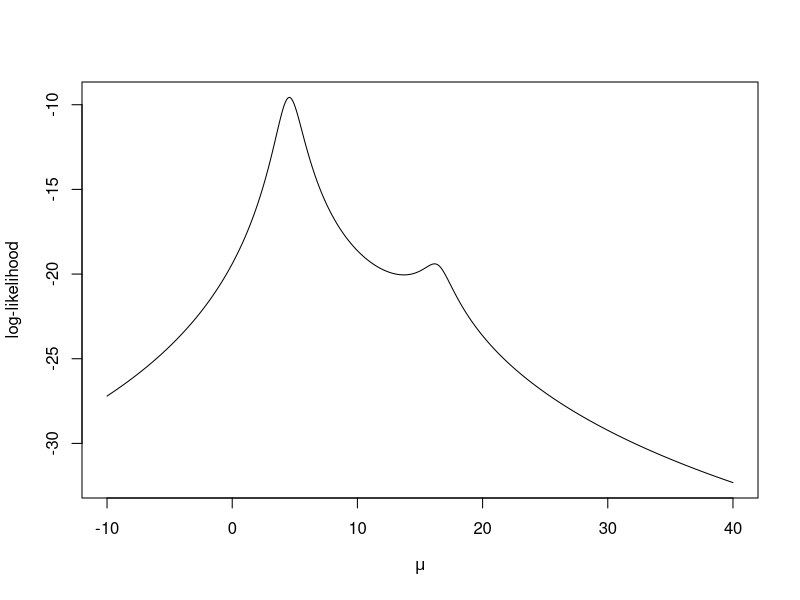
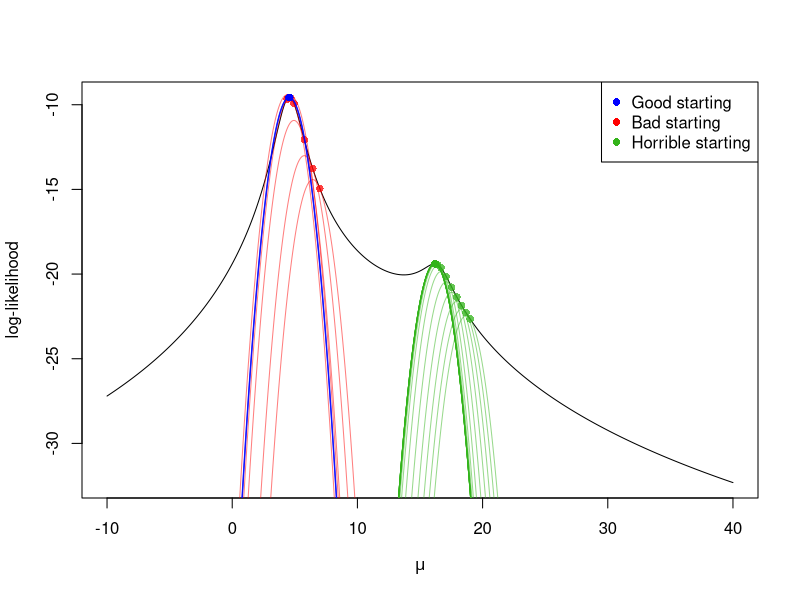
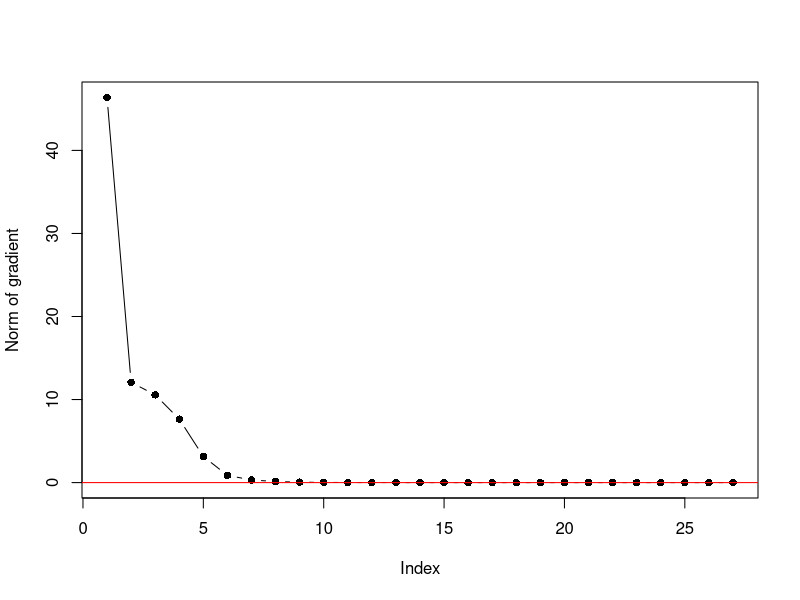

The R source for these figures, in order:
################################################
## MLE for location Cauchy distribution using
## Gradient Ascent method
## We will plot the likelihood as well
## and the quadratic approximations
################################################
set.seed(1)
mu.star <- 5  # Setting true mu
n <- 4  # sample size
X <- rt(n, df = 1) + mu.star

## Function calculates  the log-likelihood
log.like <- function(mu, X)
{
  n <- length(X)
  rtn <- -n*log(pi) - sum( log(1 + (X - mu)^2) )
  return(rtn)
}

mu.x <- seq(-10, 40, length = 1e3)  # A sequence of mu's 
ll.est <- sapply(mu.x, log.like, X)  # evaluating log-likelihood at the mus
plot(mu.x, ll.est, type = 'l', ylab = "log-likelihood", xlab = expression(mu))  # plotting log-likelihood. Not concave, so we need to choose good starting values.




## Starting Gradient-Ascent method
tol <- 1e-5  # tolerance level for when to stop algorithm


## Returns derivate of log-likelihood
f.prime <- function(X, mu)
{
  rtn <- sum(2* (X - mu)/(1 + (X-mu)^2))  #f.prime
  return(rtn)
}

# Returns double derivative of log-likelihood.
f.double.prime <- function(X, mu)
{
  rtn <- sum( 2 * ( 2*(X-mu)^2/ (1 + (X - mu)^2)^2  - (1 + (X-mu)^2)^(-1) )  )
  return(rtn)
}

## Loop below stops when |mu_(k+1) - mu_(k)| < tol
t <- .3  # change this to 1 and see what happens to the "bad" starting value


# Plotting the log-likelihood
plot(mu.x, ll.est, type = 'l', ylab = "log-likelihood", xlab = expression(mu))


## Bad  starting values

current <- 7  # Bad starting value
diff <- 100
iter <- 0
mu.k <- current
## Loop below stops when |mu_(k+1) - mu_(k)| < tol
while( (diff > tol) && iter < 1000)
{
  iter <- iter + 1
  update <- current + t*f.prime(X, current) 
  mu.k <- c(mu.k, update)
  diff <- abs(current - update)
  current <- update
}
current  # final approximation to MLE
evals <- sapply(mu.k, log.like, X)


for(l in 1:min(5,iter))
{
  points(mu.k[l], evals[l], pch = 16, col = rgb(1,0,0, alpha = .5))
  foo <- mu.k[l]
  approx <- log.like(foo, X) + f.prime(X, foo)*(mu.x - foo) -(mu.x - foo)^2/(2*t)
  lines(mu.x, approx, col = rgb(1,0,0, alpha = .5))
  Sys.sleep(2)
}
points(mu.k, evals, pch = 16, col = rgb(1,0,0, alpha = .5))




## Best starting values

current <- median(X)  # Good starting value
diff <- 100  # inital large value for difference
iter <- 0    # counting the number of iterations

mu.k <- current
while( (diff > tol) && iter < 1000)
{
  iter <- iter + 1
  update <- current + t*f.prime(X, current)  # GD update
  mu.k <- c(mu.k, update)
  diff <- abs(current - update)
  current <- update
}
current  # final approximation to MLE


evals <- sapply(mu.k, log.like, X)
for(l in 1:min(5, iter))
{
  points(mu.k[l], evals[l], pch = 16, col = rgb(0,0,1, alpha = .5))
  foo <- mu.k[l]
  approx <- log.like(foo, X) + f.prime(X, foo)*(mu.x - foo) -(mu.x - foo)^2/(2*t)
  lines(mu.x, approx, col = rgb(0,0,1, alpha = .5))
  Sys.sleep(2)
}
points(mu.k, evals, pch = 16, col = rgb(0,0,1, alpha = .5))



## Worst starting values

current <- 19  # Worst starting value
diff <- 100
iter <- 0
mu.k <- current
while( (diff > tol) && iter < 1000)
{
  iter <- iter + 1
  update <- current + t*f.prime(X, current) 
  mu.k <- c(mu.k, update)
  diff <- abs(current - update)
  current <- update
}
current  # final approximation to MLE
evals <- sapply(mu.k, log.like, X)
for(l in 1:iter)
{
  points(mu.k[l], evals[l], pch = 16, col = rgb(.2,.7,.1, alpha = .5))
  foo <- mu.k[l]
  approx <- log.like(foo, X) + f.prime(X, foo)*(mu.x - foo) -(mu.x - foo)^2/(2*t)
  lines(mu.x, approx, col = rgb(.2,.7,.1, alpha = .5))
  Sys.sleep(2)
}

points(mu.k, evals, pch = 16, col = rgb(.2,.7,.1, alpha = .5))
legend("topright", legend = c("Good starting", "Bad starting", "Horrible starting"), pch = 16, col = c("blue", "red", rgb(.2,.7,.1)))




################################################
## MLE for logistic regression
## Using gradient ascent
################################################
library(mcmc) #to load a dataset
data(logit)
head(logit)  # y is response and 4 covariates
y <- logit$y
X <- as.matrix(logit[, 2:5])
p <- dim(X)[2]

f.gradient <- function(y, X, beta)
{
  beta <- matrix(beta, ncol = 1)
  pi <- exp(X %*% beta) / (1 + exp(X%*%beta))  
  rtn <- colSums(X* as.numeric(y - pi)) # same as t(X)%*%(y-pi)
  return(rtn)
}


store.beta <- matrix(0, nrow = 1, ncol = p)
store.grads <- NULL
beta_k <- rep(0, p) # start at all 0s
grads <- 100 # large values
t <- .1
tol <- 1e-8
iter <- 0
while((grads > tol) && iter < 1e4)  #not too many iterations
{
  iter <- iter+1
  foo <- f.gradient(y = y, X= X, beta = beta_k)
  grads <- sqrt(sum(foo^2))
  store.grads <- c(store.grads, grads)  ## storing the gradients
  beta_k = beta_k + t* foo
  store.beta <- rbind(store.beta, beta_k)
}
iter # number of iterations
beta_k # last estimate

plot(store.grads, type= "b", pch = 16, ylab = "Norm of gradient")
abline(h = 0, col = "red")
